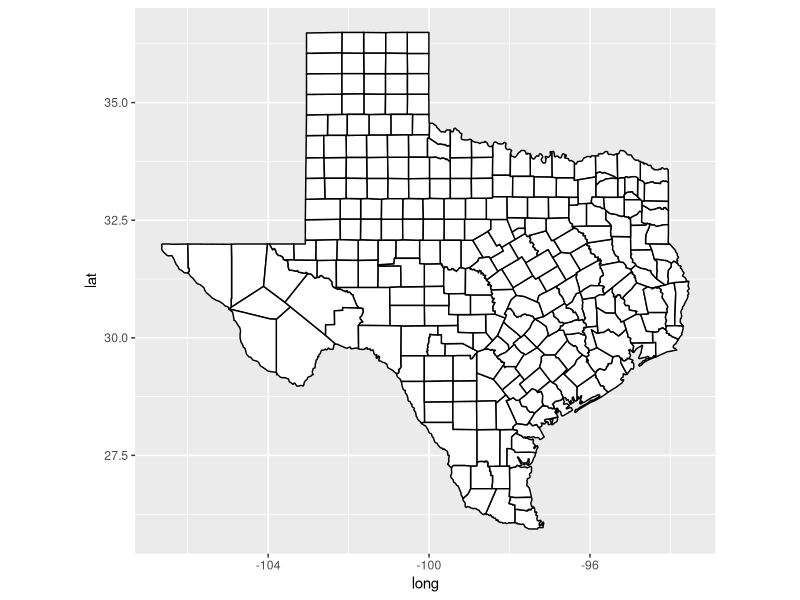
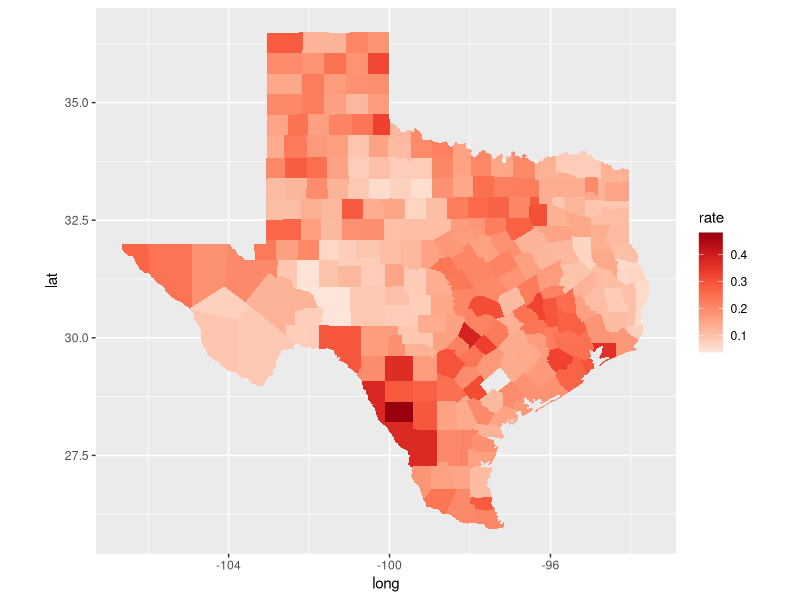
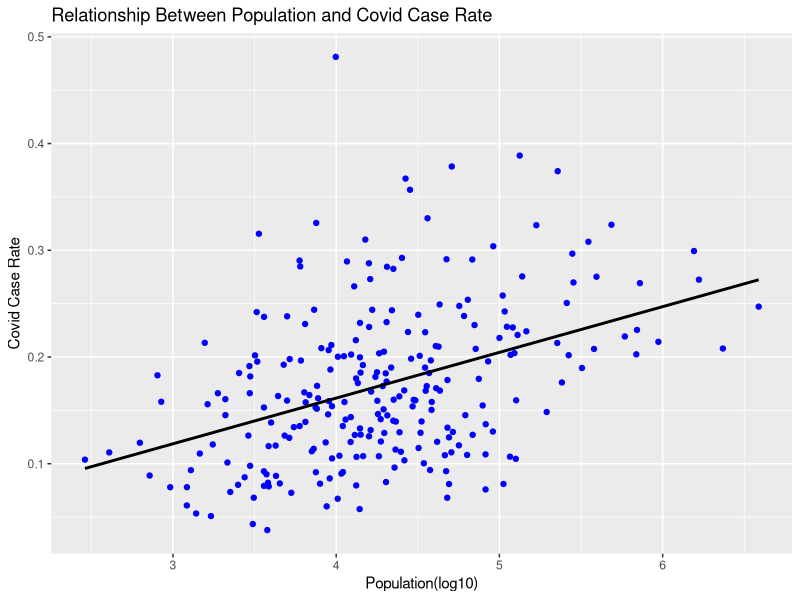

The R script that drew these images, in order:
library(dplyr)
library(ggplot2)


tx <- read.csv("map_texas.csv", stringsAsFactors = FALSE)
ggplot(tx) + 
  geom_polygon(mapping = aes(x = long, y = lat, group = group),
               fill = "white", color = "black")+
  coord_quickmap()


Texas <- read.csv("Texas.csv")
Texas <- select(Texas, 1, 76)
names(Texas) <- c("county", "summary")
Texas$county <- tolower(Texas$county)
Texas <- Texas[c(3: 256), ]
texas_new <- left_join(tx, Texas, by = "county")
texas_new$summary <- as.numeric(texas_new$summary)
range(texas_new$summary, na.rm = TRUE)

texas_new$rate <- texas_new$summary / texas_new$pop


ggplot(subset(texas_new, !is.na(rate))) +
  geom_polygon(mapping = aes(x = long, y = lat, group = group,
                             fill = rate))+
  coord_quickmap()+
  scale_fill_distiller(palette = "Reds", direction = 1)

texas_new_data <- texas_new[!duplicated(texas_new$county), ]

ggplot(data = texas_new_data) +
  geom_point(mapping = aes(x = log10(pop), y = rate), color = "blue")+
  geom_smooth(mapping = aes(x = log10(pop), y = rate), color = "black", 
              method = "lm", se = FALSE)+
  labs(title = "Relationship Between Population and Covid Case Rate", 
       x = "Population(log10)", y = "Covid Case Rate" )

cor(texas_new_data$pop, texas_new_data$rate, use = "complete.obs", 
    method = "spearman")


cor(texas_new_data$pop, texas_new_data$rate, use = "complete.obs", 
    method = "spearman")
model_1 <- lm(texas_new_data$rate ~ texas_new_data$pop)
